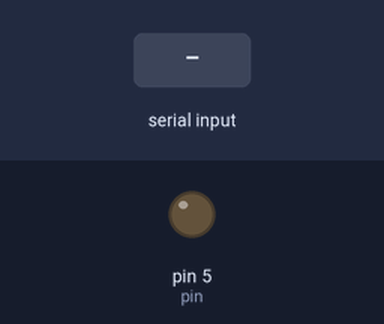
The sketch below on a simulated Arduino Uno, built with avr-gcc and run on an emulated ATmega328P. Parts: output pins drawn as LEDs (lit = HIGH). The inputs (shaded band) are chosen by the test bench.

Above: at 1.2 s.
1.3 s: "drill" received over Serial
At 3.3 s:
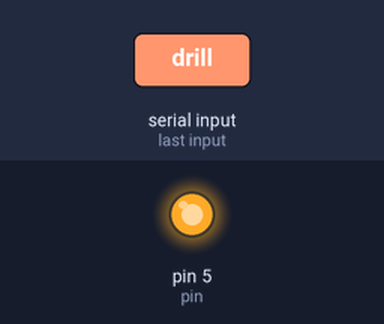
3.8 s: "stop" received over Serial
At 5.2 s:
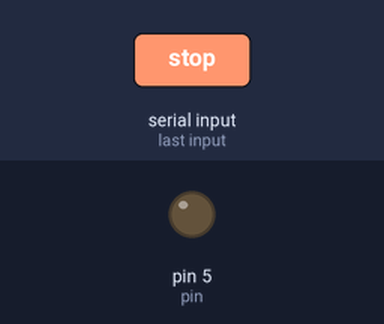
Timing chart, 0 to 6.8 s (numbered marks = the images above; inputs shaded):
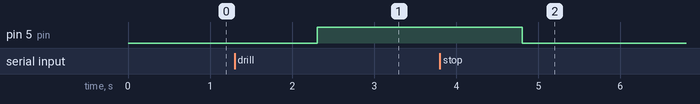

Measured:
- after the input at 1.3 s, pin 5 (pin): LOW → HIGH after 1.0 s
- after the input at 3.8 s, pin 5 (pin): HIGH → LOW after 1.0 s

The sketch:

drill_control.ino
```cpp
int pin=5; //digital pin out for drill control
bool mode=LOW; //mode of drill, on or off
void setup() {
  pinMode(pin,OUTPUT);
  Serial.begin(9600);
}
void loop() {
  if(Serial.available()>0)
  {
    String input=Serial.readString();
    if(input=="drill")
    {
      mode=HIGH;
      digitalWrite(pin,mode);
    }
    else if(input=="stop")
    {
      mode=LOW;
      digitalWrite(pin,mode);
    }
    digitalWrite(pin,mode);
  }
  digitalWrite(pin,mode);
}
```
